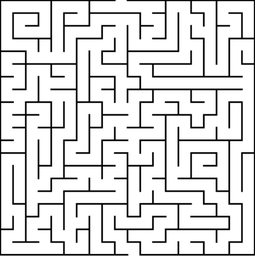
#> input picture img.png, 255 x 256 px, shrunk from 561 x 563 before the run
$ jupyter execute project.ipynb
#> lines starting #> are read from the running program, lines starting #| are printed output that depends on the picture
# maze solver
In this notebook I am going to take a maze picture with a start and a end point and I will try to solve the maze using python.

**note:** the maze picture must contain start and end points at the first or last line and not on the columns (as in the picture):

### 1.1 importing important libraries

[cell 1]
import numpy as np
import cv2
from matplotlib import pyplot as plt

### 1.2 Getting the maze picture and converting it to matrix

[cell 2]
def convertImgToMatrix(path):
    mat = cv2.imread(path)
    n , m = mat.shape[0], mat.shape[1]
    maze_matrix = np.zeros(dtype=np.uint8, shape=(n,m))
    for i in range(n):
        for j in range(m):
            flag = False
            for k in range(3):
                if(mat[i][j][k] < 255//2):
                    flag = True
            maze_matrix[i, j] = 1 if flag else 0
    return maze_matrix

### 1.3 find the start and end points
I defined the start and end as the middle of the white gap

The start and end can be in any place around the border

[cell 3]
def findStartandEnd(mat: np.ndarray):
    n, m = mat.shape
    points = []
    # first line
    i=0
    while(i < m):
        if mat[0][i] == 0:
            s= i
            while(i < m and mat[0][i] == 0):
                i = i+1
            points.append((s, i, 0))
        i+=1

    #last line:
    i=0
    while(i < m):
        if mat[n-1][i] == 0:
            s= i
            while(i < m and mat[n-1][i] == 0):
                i+=1
            points.append((s, i, n-1))
        i+=1

    return points

### 1.4 finding the path between the points

[cell 4]
def find_path(mat, start, end):
    n, m = mat.shape
    directions = [(0, 1), (0, -1), (1, 0), (-1, 0)] # right, left, down, up
    queue = [(start, [start])]  # initialize queue with starting point and its path
    visited = set([start])
    front = 0

    while front < len(queue):
        point, path = queue[front]
        front += 1
        if point == end:
            return path  # return the path if end point is found

        for d in directions:
            next_point = (point[0]+d[0], point[1]+d[1])
            if 0 <= next_point[0] < n and 0 <= next_point[1] < m and mat[next_point[0]][next_point[1]] == 0 and next_point not in visited:
                queue.append((next_point, path + [next_point]))
                visited.add(next_point)

    return None

### 1.5 coloring the path

[cell 5]
def color_path(mat, path):
    for point in path:
        i, j = point
        mat[i][j] = 2
        for k in range(-1, 2):
            for m in range(-1, 2):
                if i+k >= 0 and i+k < len(mat) and j+m >= 0 and j+m < len(mat[0]):
                    mat[i+k][j+m] = 2

### 1.6 changing the values and getting the final image

[cell 6]
def convert_mat_to_image(mat):
    n ,m  = mat.shape
    img = np.zeros(shape=(n, m, 3))
    for i in range(n):
        for j in range(m):
            if(mat[i][j] == 2):
                img[i][j] = [255,0,0]
            elif(mat[i][j] ==0):
                img[i][j] = [255, 255, 255]
    return img

### 1.7 combining all the functions and outputing the result:

[cell 7]
def solve_maze(image_name):
    image = convertImgToMatrix(image_name)
#> in convertImgToMatrix, mat is the input picture: shape (256, 255, 3); min 0, max 255, mean 220
#> after the loop in convertImgToMatrix, `for i in range(n):`:
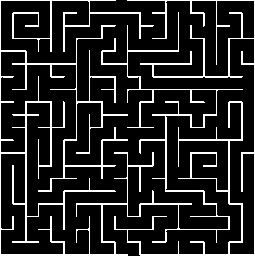
#> maze_matrix: shape (256, 255); values 0 (black) and 1 (white), 13.6% white in thin lines or dots
    points = findStartandEnd(image)
#> points = [(116, 127, 0), (128, 140, 255)]
    start = (points[0][2], (points[0][0]+points[0][1])//2)
#> start = (0, 121)
    end = (points[1][2], (points[1][0]+points[1][1])//2)
#> end = (255, 134)
    path = find_path(image, start, end)
    color_path(image, path)
#> after the loop in color_path, `for point in path:`:
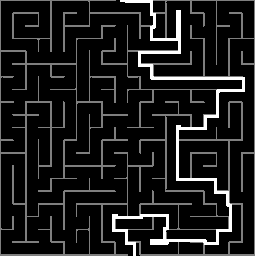
#> mat: shape (256, 255); min 0, max 2, mean 0.206; drawn with min black and max white
    image = convert_mat_to_image(image)
#> after the loop in convert_mat_to_image, `for i in range(n):`:
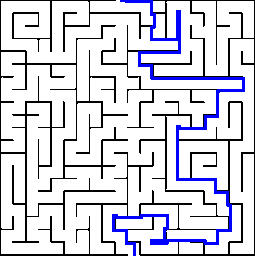
#> img: shape (256, 255, 3) float64; mean of channels 0, 1, 2 222.7, 212.5, 212.5; drawn as B, G, R
    plt.imshow(image)
    plt.show()
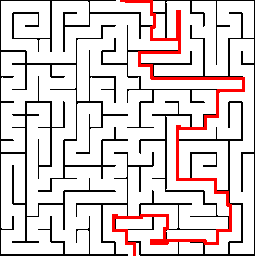
#> shown: shape (256, 255, 3) float64; mean R, G, B 0.873, 0.834, 0.834

img_path = 'img.png'
solve_maze(img_path)
